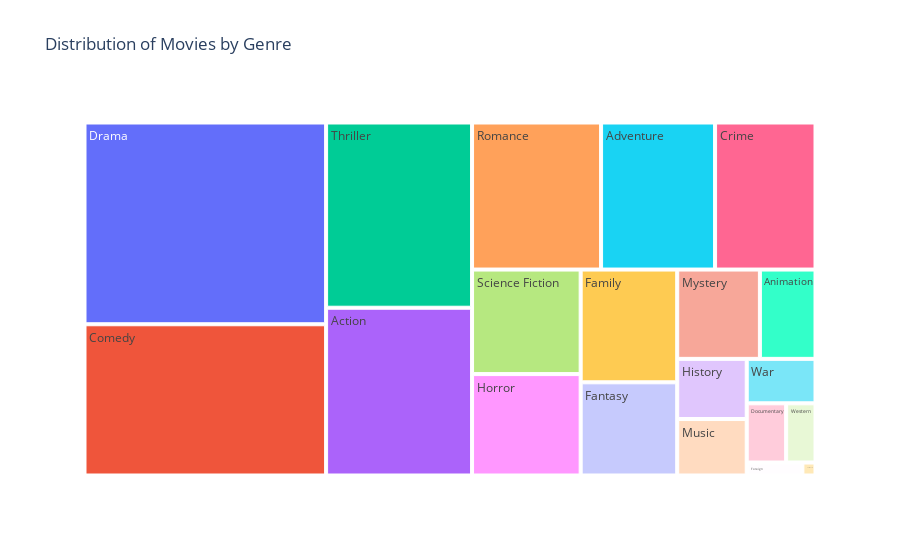

Notebook cell for this chart:
### Code cell
fig_movies_genres = px.treemap(genre_df,
                 path=['Genre'],
                 values='Count',
                 title='Distribution of Movies by Genre')

fig_movies_genres.show()

### Figure 1 — Plotly figure (JSON) as saved in the notebook; plotly's stock layout.template omitted (floating-point values rounded to 4 significant figures)
{"data": [{"branchvalues": "total", "domain": {"x": [0, 1], "y": [0, 1]}, "hovertemplate": "labels=%{label}<br>Count=%{value}<br>parent=%{parent}<br>id=%{id}<extra></extra>", "ids": ["Drama", "Comedy", "Thriller", "Action", "Romance", "Adventure", "Crime", "Science Fiction", "Horror", "Family", "Fantasy", "Mystery", "Animation", "History", "Music", "War", "Documentary", "Western", "Foreign", "TV Movie"], "labels": ["Drama", "Comedy", "Thriller", "Action", "Romance", "Adventure", "Crime", "Science Fiction", "Horror", "Family", "Fantasy", "Mystery", "Animation", "History", "Music", "War", "Documentary", "Western", "Foreign", "TV Movie"], "name": "", "parents": ["", "", "", "", "", "", "", "", "", "", "", "", "", "", "", "", "", "", "", ""], "type": "treemap", "values": [2297.0, 1722.0, 1274.0, 1154.0, 894.0, 790.0, 696.0, 535.0, 519.0, 513.0, 424.0, 348.0, 234.0, 197.0, 185.0, 144.0, 110.0, 82.0, 34.0, 8.0]}], "layout": {"legend": {"tracegroupgap": 0}, "title": {"text": "Distribution of Movies by Genre"}}}
